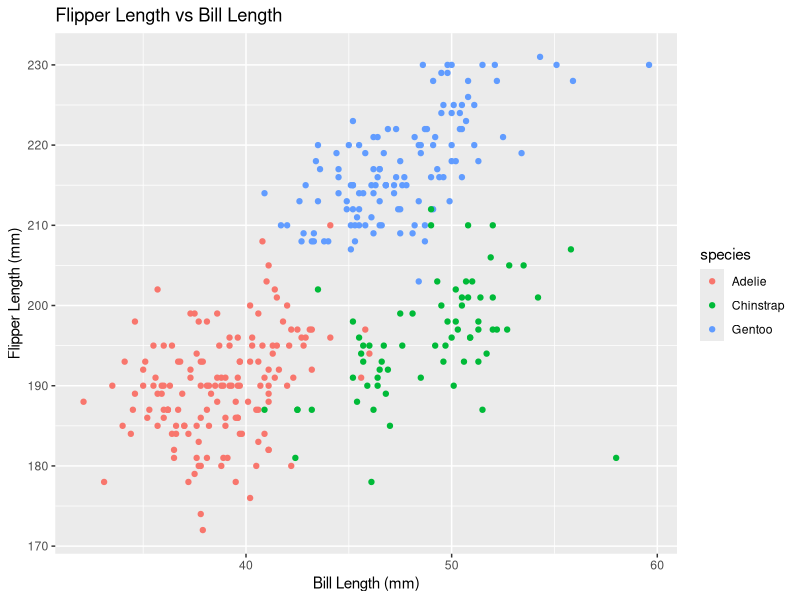
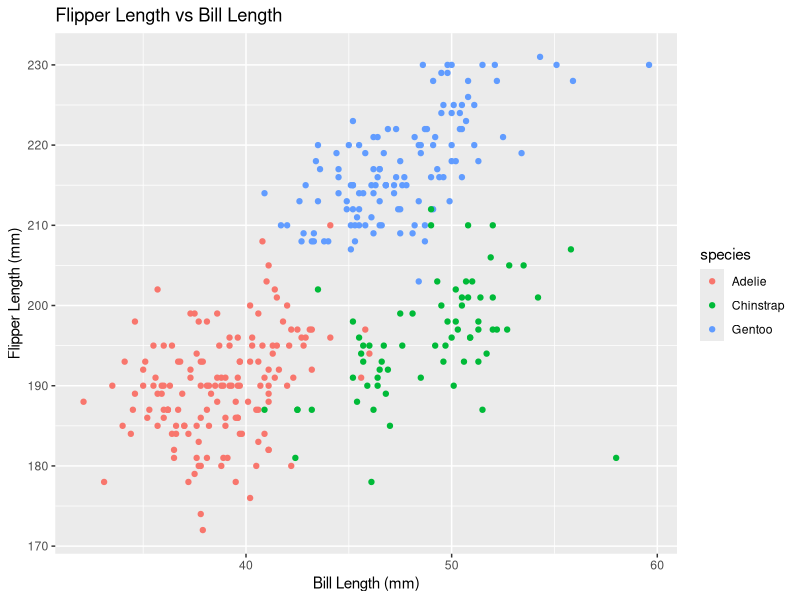

Write R code to recreate these figures, in order.
## ---- chunk 1
#import data
data("penguins", package = "palmerpenguins")

# Variables in the dataset
variables <- names(penguins)

# Size of the dataset
num_rows <- nrow(penguins)
num_cols <- ncol(penguins)

# Mean flipper length
mean_flipper_length <- mean(penguins$flipper_length_mm,na.rm=T)



## ---- chunk 2
library(ggplot2)
penguin_p <- ggplot(penguins, aes(x = bill_length_mm, y = flipper_length_mm, color = species)) +geom_point()+
  labs(title = "Flipper Length vs Bill Length", x = "Bill Length (mm)", y = "Flipper Length (mm)") 

print(penguin_p)

# Save the plot
ggsave("penguin_scatterplot.png", plot = penguin_p)

## ---- chunk 3
# Create a random sample of size 10 from a standard Normal distribution
set.seed(300)  
random_s <- rnorm(10)

# Create a logical vector indicating whether elements of the sample are greater than 0
logical_vector <- random_s > 0

# Create a character vector of length 10
character_vector <- letters[1:10]

# Create a factor vector of length 10 with 3 different levels
factor_vector <- factor(rep(c("A", "B", "C"), length.out = 10))

# Combine the data
frame <- data.frame(random_s, logical_vector, character_vector, factor_vector)
frame


## ---- chunk 4
mean(frame$random_s)       # This works, since it's numeric
## ---- chunk 5
mean(frame$logical_vector)      # This works, as TRUE is 1 and FALSE is 0
## ---- chunk 6
mean(frame$character_vector)    # This doesn't work, since the varialbe are characters
## ---- chunk 7
mean(frame$factor_vector)       # This doesn't work, as factors are 3 categorical

